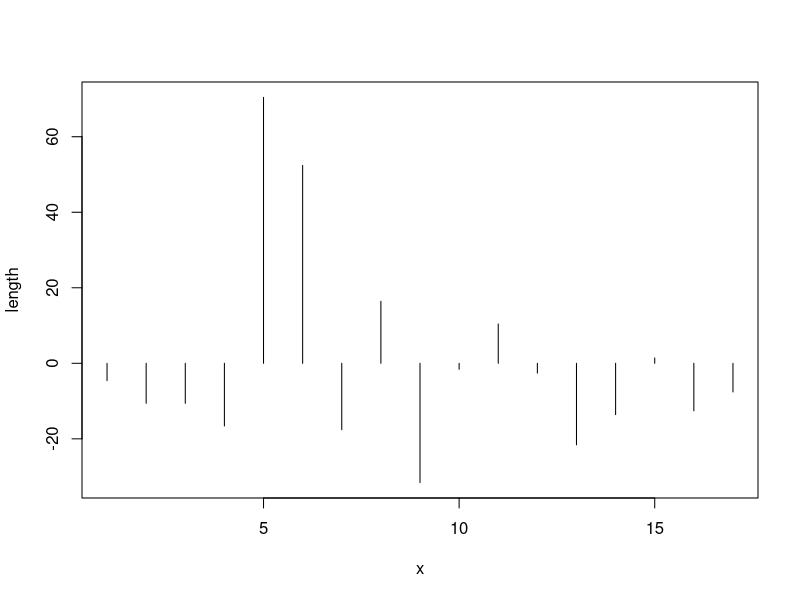

Here is the R script that generated this plot:
## ---- chunk 1
rm(list = ls())
## ---- chunk 2
cat('# ', rmarkdown::metadata$title)
## ---- chunk 3
cat('## ', rmarkdown::metadata$subtitle)
## ---- chunk 4
cat('### ', rmarkdown::metadata$author)
## ---- chunk 5
cat('#### ', rmarkdown::metadata$institute)
## ---- chunk 6
cat(rmarkdown::metadata$date)
## ---- chunk 7
muensingen <- read.csv2("muensingen_fib.csv")
head(muensingen)
## ---- chunk 8
sum(muensingen$Length) / length(muensingen$Length)

mean(muensingen$Length)
## ---- chunk 9
median(c(1,2,3,4,5,6,7))
## ---- chunk 10
median(c(1,2,3,4,5,6,7,8))
## ---- chunk 11
which.max(
  table(
    c("goat", "sheep", "goat", "cattle","cattle", "goat", "pig", "goat")
    )
  )
## ---- chunk 12
test<-c(1,2,2,3,3,3,4,4,5,5,6,7,8,8,8,9,120)
mean(test)
median(test)
which.max(table(test))
## ---- chunk 13
which.max(table(c(1,2,2,3,3,3,4,4,4,4,5,5,5,6,6,7)))
## ---- chunk 14
tassen<-read.csv2("tassen.csv",row.names=1)
tassen$x
## ---- chunk 15
range(muensingen$Length)
range(tassen$x)
## ---- chunk 16

plot(data.frame(x=1:nrow(muensingen),length=muensingen$Length-mean(muensingen$Length)), type = "h")

## ---- chunk 17
sum((tassen$x-mean(tassen$x))^2)/(length(tassen$x)-1)
var(tassen$x)
## ---- chunk 18
sqrt(sum((tassen$x-mean(tassen$x))^2)/(length(tassen$x)-1))
sd(tassen$x)
## ---- chunk 19
sd(muensingen$Length)/mean(muensingen$Length)
sd(muensingen$FL)/mean(muensingen$FL)
## ---- chunk 20
quantile(tassen$x)
## ---- chunk 21
quantile(tassen$x, probs=seq(0,1,0.1))
## ---- chunk 22
IQR(tassen$x)
## ---- chunk 23
altmark<-read.csv2("altmark_denis2.csv",row.names=1)
head(altmark)
## ---- chunk 24
skewness <- function(x) {
  m3 <- sum((x-mean(x))^3) #numerator
  skew <- m3 / ((sd(x)^3)*length(x)) #denominator
  skew
  }
## ---- chunk 25
test<-c(1,1,1,1,1,1,1,1,1,1,2,3,4,5)
skewness(test)

test<-c(3,3,3,3,3,3,3,3,3,3,3,3,2,1)
skewness(test)
## ---- chunk 26
kurtosis <- function (x) {
  m3 <- sum((x-mean(x))^4)
  skew <- m3 / ((sd(x)^4)*length(x))-3
  skew
  }
## ---- chunk 27
test<-c(1,2,3,4,4,5,6,7)
kurtosis(test)

test<-c(1,2,3,4,4,4,4,4,4,4,4,4,4,4,4,4,4,4,4,5,6,7)
kurtosis(test)
